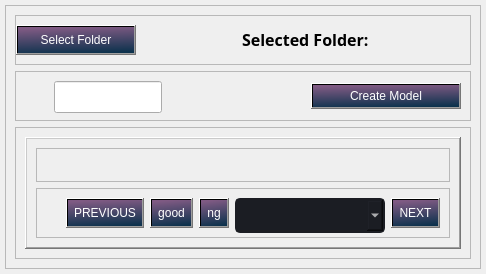
                  <widget class="QWidget" name="page_model">
                   <layout class="QVBoxLayout" name="verticalLayout_10">
                    <property name="spacing">
                     <number>3</number>
                    </property>
                    <property name="leftMargin">
                     <number>5</number>
                    </property>
                    <property name="topMargin">
                     <number>5</number>
                    </property>
                    <property name="rightMargin">
                     <number>5</number>
                    </property>
                    <property name="bottomMargin">
                     <number>5</number>
                    </property>
                    <item>
                     <widget class="QFrame" name="frame">
                      <property name="frameShape">
                       <enum>QFrame::StyledPanel</enum>
                      </property>
                      <property name="frameShadow">
                       <enum>QFrame::Raised</enum>
                      </property>
                      <layout class="QVBoxLayout" name="verticalLayout_6">
                       <item>
                        <widget class="QFrame" name="frame_19">
                         <property name="minimumSize">
                          <size>
                           <width>0</width>
                           <height>50</height>
                          </size>
                         </property>
                         <property name="maximumSize">
                          <size>
                           <width>16777215</width>
                           <height>50</height>
                          </size>
                         </property>
                         <property name="frameShape">
                          <enum>QFrame::StyledPanel</enum>
                         </property>
                         <property name="frameShadow">
                          <enum>QFrame::Raised</enum>
                         </property>
                         <layout class="QHBoxLayout" name="horizontalLayout_11">
                          <property name="spacing">
                           <number>0</number>
                          </property>
                          <property name="leftMargin">
                           <number>0</number>
                          </property>
                          <property name="topMargin">
                           <number>0</number>
                          </property>
                          <property name="rightMargin">
                           <number>0</number>
                          </property>
                          <property name="bottomMargin">
                           <number>0</number>
                          </property>
                          <item>
                           <widget class="QPushButton" name="pushButton_7">
                            <property name="minimumSize">
                             <size>
                              <width>120</width>
                              <height>30</height>
                             </size>
                            </property>
                            <property name="maximumSize">
                             <size>
                              <width>200</width>
                              <height>16777215</height>
                             </size>
                            </property>
                            <property name="styleSheet">
                             <string notr="true">QPushButton{
	color: rgb(255, 255, 255);
	background-color: qlineargradient(spread:pad, x1:0.524118, y1:0, x2:0.671, y2:1, stop:0 #7f5a83, stop:1 #0d324d);
	padding: 5px 7px;

}
QPushButton:hover {
	background-color: rgb(44, 49, 60)
}
QPushButton:pressed {	
	background-color: rgb(248, 248, 248);
	color: rgb(6, 6, 6);
}
</string>
                            </property>
                            <property name="text">
                             <string>Select Folder</string>
                            </property>
                           </widget>
                          </item>
                          <item>
                           <spacer name="horizontalSpacer">
                            <property name="orientation">
                             <enum>Qt::Horizontal</enum>
                            </property>
                            <property name="sizeHint" stdset="0">
                             <size>
                              <width>40</width>
                              <height>20</height>
                             </size>
                            </property>
                           </spacer>
                          </item>
                          <item>
                           <widget class="QLabel" name="lab_selected">
                            <property name="font">
                             <font>
                              <family>Segoe UI Semibold</family>
                              <pointsize>12</pointsize>
                              <weight>75</weight>
                              <bold>true</bold>
                             </font>
                            </property>
                            <property name="styleSheet">
                             <string notr="true">background: transparent;
margin-left: 5px;</string>
                            </property>
                            <property name="text">
                             <string>&lt;html&gt;&lt;head/&gt;&lt;body&gt;&lt;p&gt;Selected Folder:&lt;/p&gt;&lt;/body&gt;&lt;/html&gt;</string>
                            </property>
                           </widget>
                          </item>
                          <item>
                           <spacer name="horizontalSpacer_6">
                            <property name="orientation">
                             <enum>Qt::Horizontal</enum>
                            </property>
                            <property name="sizeHint" stdset="0">
                             <size>
                              <width>40</width>
                              <height>20</height>
                             </size>
                            </property>
                           </spacer>
                          </item>
                         </layout>
                        </widget>
                       </item>
                       <item>
                        <widget class="QFrame" name="frame_13">
                         <property name="minimumSize">
                          <size>
                           <width>200</width>
                           <height>50</height>
                          </size>
                         </property>
                         <property name="maximumSize">
                          <size>
                           <width>16777215</width>
                           <height>50</height>
                          </size>
                         </property>
                         <property name="styleSheet">
                          <string notr="true">QPushButton{
	color: rgb(255, 255, 255);
	background-color: qlineargradient(spread:pad, x1:0.524118, y1:0, x2:0.671, y2:1, stop:0 #7f5a83, stop:1 #0d324d);
	padding: 5px 7px;

}
QPushButton:hover {
	background-color: rgb(44, 49, 60)
}
QPushButton:pressed {	
	background-color: rgb(248, 248, 248);
	color: rgb(6, 6, 6);
}
</string>
                         </property>
                         <property name="frameShape">
                          <enum>QFrame::StyledPanel</enum>
                         </property>
                         <property name="frameShadow">
                          <enum>QFrame::Raised</enum>
                         </property>
                         <layout class="QHBoxLayout" name="horizontalLayout_18">
                          <property name="spacing">
                           <number>15</number>
                          </property>
                          <item>
                           <widget class="QLabel" name="label_name_2">
                            <property name="font">
                             <font>
                              <family>Segoe UI Semibold</family>
                              <pointsize>12</pointsize>
                              <weight>75</weight>
                              <bold>true</bold>
                             </font>
                            </property>
                            <property name="styleSheet">
                             <string notr="true">background: transparent;
margin-left: 5px;</string>
                            </property>
                            <property name="text">
                             <string>&lt;html&gt;&lt;head/&gt;&lt;body&gt;&lt;p&gt;&lt;br/&gt;&lt;/p&gt;&lt;/body&gt;&lt;/html&gt;</string>
                            </property>
                           </widget>
                          </item>
                          <item>
                           <widget class="QLineEdit" name="label_newmodelname">
                            <property name="minimumSize">
                             <size>
                              <width>100</width>
                              <height>32</height>
                             </size>
                            </property>
                           </widget>
                          </item>
                          <item>
                           <widget class="QLabel" name="label_question_2">
                            <property name="font">
                             <font>
                              <family>Segoe UI Semibold</family>
                              <pointsize>12</pointsize>
                              <weight>75</weight>
                              <bold>true</bold>
                             </font>
                            </property>
                            <property name="styleSheet">
                             <string notr="true">background: transparent;
margin-left: 5px;</string>
                            </property>
                            <property name="text">
                             <string>&lt;html&gt;&lt;head/&gt;&lt;body&gt;&lt;p&gt;&lt;br/&gt;&lt;/p&gt;&lt;/body&gt;&lt;/html&gt;</string>
                            </property>
                           </widget>
                          </item>
                          <item>
                           <spacer name="horizontalSpacer_2">
                            <property name="orientation">
                             <enum>Qt::Horizontal</enum>
                            </property>
                            <property name="sizeHint" stdset="0">
                             <size>
                              <width>40</width>
                              <height>20</height>
                             </size>
                            </property>
                           </spacer>
                          </item>
                          <item>
                           <widget class="QPushButton" name="pushButton_5">
                            <property name="minimumSize">
                             <size>
                              <width>150</width>
                              <height>0</height>
                             </size>
                            </property>
                            <property name="text">
                             <string>Create Model</string>
                            </property>
                           </widget>
                          </item>
                         </layout>
                        </widget>
                       </item>
                       <item>
                        <widget class="QFrame" name="frame_14">
                         <property name="frameShape">
                          <enum>QFrame::StyledPanel</enum>
                         </property>
                         <property name="frameShadow">
                          <enum>QFrame::Raised</enum>
                         </property>
                         <layout class="QHBoxLayout" name="horizontalLayout_19">
                          <item>
                           <widget class="QFrame" name="frame_15">
                            <property name="styleSheet">
                             <string notr="true">border-color: rgb(22, 28, 33);</string>
                            </property>
                            <property name="frameShape">
                             <enum>QFrame::WinPanel</enum>
                            </property>
                            <property name="frameShadow">
                             <enum>QFrame::Raised</enum>
                            </property>
                            <property name="lineWidth">
                             <number>6</number>
                            </property>
                            <layout class="QVBoxLayout" name="verticalLayout_15">
                             <item>
                              <widget class="QFrame" name="frame_16">
                               <property name="frameShape">
                                <enum>QFrame::StyledPanel</enum>
                               </property>
                               <property name="frameShadow">
                                <enum>QFrame::Raised</enum>
                               </property>
                               <layout class="QVBoxLayout" name="verticalLayout_16">
                                <item>
                                 <widget class="QLabel" name="image_label_2">
                                  <property name="text">
                                   <string/>
                                  </property>
                                  <property name="scaledContents">
                                   <bool>true</bool>
                                  </property>
                                 </widget>
                                </item>
                               </layout>
                              </widget>
                             </item>
                             <item>
                              <widget class="QFrame" name="frame_17">
                               <property name="maximumSize">
                                <size>
                                 <width>16777215</width>
                                 <height>50</height>
                                </size>
                               </property>
                               <property name="styleSheet">
                                <string notr="true">QPushButton{
	color: rgb(255, 255, 255);
	background-color: qlineargradient(spread:pad, x1:0.524118, y1:0, x2:0.671, y2:1, stop:0 #7f5a83, stop:1 #0d324d);
	padding: 5px 7px;

}
QPushButton:hover {
	background-color: rgb(44, 49, 60)
}
QPushButton:pressed {	
	background-color: rgb(248, 248, 248);
	color: rgb(6, 6, 6);
}
</string>
                               </property>
                               <property name="frameShape">
                                <enum>QFrame::StyledPanel</enum>
                               </property>
                               <property name="frameShadow">
                                <enum>QFrame::Raised</enum>
                               </property>
                               <layout class="QHBoxLayout" name="horizontalLayout_17">
                                <item>
                                 <widget class="QLabel" name="label_title_bar_top_5">
                                  <property name="maximumSize">
                                   <size>
                                    <width>50</width>
                                    <height>16777215</height>
                                   </size>
                                  </property>
                                  <property name="font">
                                   <font>
                                    <family>Segoe UI Semibold</family>
                                    <pointsize>12</pointsize>
                                    <weight>75</weight>
                                    <bold>true</bold>
                                   </font>
                                  </property>
                                  <property name="styleSheet">
                                   <string notr="true">background: transparent;
margin-left: 5px;</string>
                                  </property>
                                  <property name="text">
                                   <string>&lt;html&gt;&lt;head/&gt;&lt;body&gt;&lt;p&gt;&lt;br/&gt;&lt;/p&gt;&lt;/body&gt;&lt;/html&gt;</string>
                                  </property>
                                 </widget>
                                </item>
                                <item>
                                 <widget class="QPushButton" name="pushButton">
                                  <property name="minimumSize">
                                   <size>
                                    <width>20</width>
                                    <height>30</height>
                                   </size>
                                  </property>
                                  <property name="text">
                                   <string>PREVIOUS</string>
                                  </property>
                                  <property name="icon">
                                   <iconset>
                                    <normaloff>:/20x20/icons/20x20/cil-arrow-circle-left.png</normaloff>:/20x20/icons/20x20/cil-arrow-circle-left.png</iconset>
                                  </property>
                                 </widget>
                                </item>
                                <item>
                                 <widget class="QPushButton" name="good_button_2">
                                  <property name="minimumSize">
                                   <size>
                                    <width>20</width>
                                    <height>30</height>
                                   </size>
                                  </property>
                                  <property name="text">
                                   <string>good</string>
                                  </property>
                                  <property name="icon">
                                   <iconset>
                                    <normaloff>:/20x20/icons/20x20/cil-thumb-up.png</normaloff>:/20x20/icons/20x20/cil-thumb-up.png</iconset>
                                  </property>
                                 </widget>
                                </item>
                                <item>
                                 <widget class="QPushButton" name="ng_button_2">
                                  <property name="minimumSize">
                                   <size>
                                    <width>20</width>
                                    <height>30</height>
                                   </size>
                                  </property>
                                  <property name="text">
                                   <string>ng</string>
                                  </property>
                                  <property name="icon">
                                   <iconset>
                                    <normaloff>:/20x20/icons/20x20/cil-thumb-down.png</normaloff>:/20x20/icons/20x20/cil-thumb-down.png</iconset>
                                  </property>
                                 </widget>
                                </item>
                                <item>
                                 <widget class="QComboBox" name="comboBox_4">
                                  <property name="sizePolicy">
                                   <sizepolicy hsizetype="Preferred" vsizetype="Preferred">
                                    <horstretch>0</horstretch>
                                    <verstretch>0</verstretch>
                                   </sizepolicy>
                                  </property>
                                  <property name="minimumSize">
                                   <size>
                                    <width>150</width>
                                    <height>35</height>
                                   </size>
                                  </property>
                                  <property name="maximumSize">
                                   <size>
                                    <width>207</width>
                                    <height>50</height>
                                   </size>
                                  </property>
                                  <property name="styleSheet">
                                   <string notr="true">QComboBox{
	color: rgb(255, 255, 255);
	background-color: rgb(27, 29, 35);
	border-radius: 5px;
	border: 2px solid rgb(27, 29, 35);
	padding: 5px;
	padding-left: 10px;
}
QComboBox:hover{
	border: 2px solid rgb(64, 71, 88);
}
QComboBox QAbstractItemView {
	color: rgb(85, 170, 255);	
	background-color: rgb(27, 29, 35);
	padding: 10px;
	selection-background-color: rgb(39, 44, 54);
}</string>
                                  </property>
                                 </widget>
                                </item>
                                <item>
                                 <widget class="QPushButton" name="pushButton_8">
                                  <property name="minimumSize">
                                   <size>
                                    <width>20</width>
                                    <height>30</height>
                                   </size>
                                  </property>
                                  <property name="text">
                                   <string>NEXT</string>
                                  </property>
                                  <property name="icon">
                                   <iconset>
                                    <normaloff>:/20x20/icons/20x20/cil-arrow-circle-right.png</normaloff>:/20x20/icons/20x20/cil-arrow-circle-right.png</iconset>
                                  </property>
                                 </widget>
                                </item>
                               </layout>
                              </widget>
                             </item>
                            </layout>
                           </widget>
                          </item>
                         </layout>
                        </widget>
                       </item>
                      </layout>
                     </widget>
                    </item>
                   </layout>
                  </widget>
